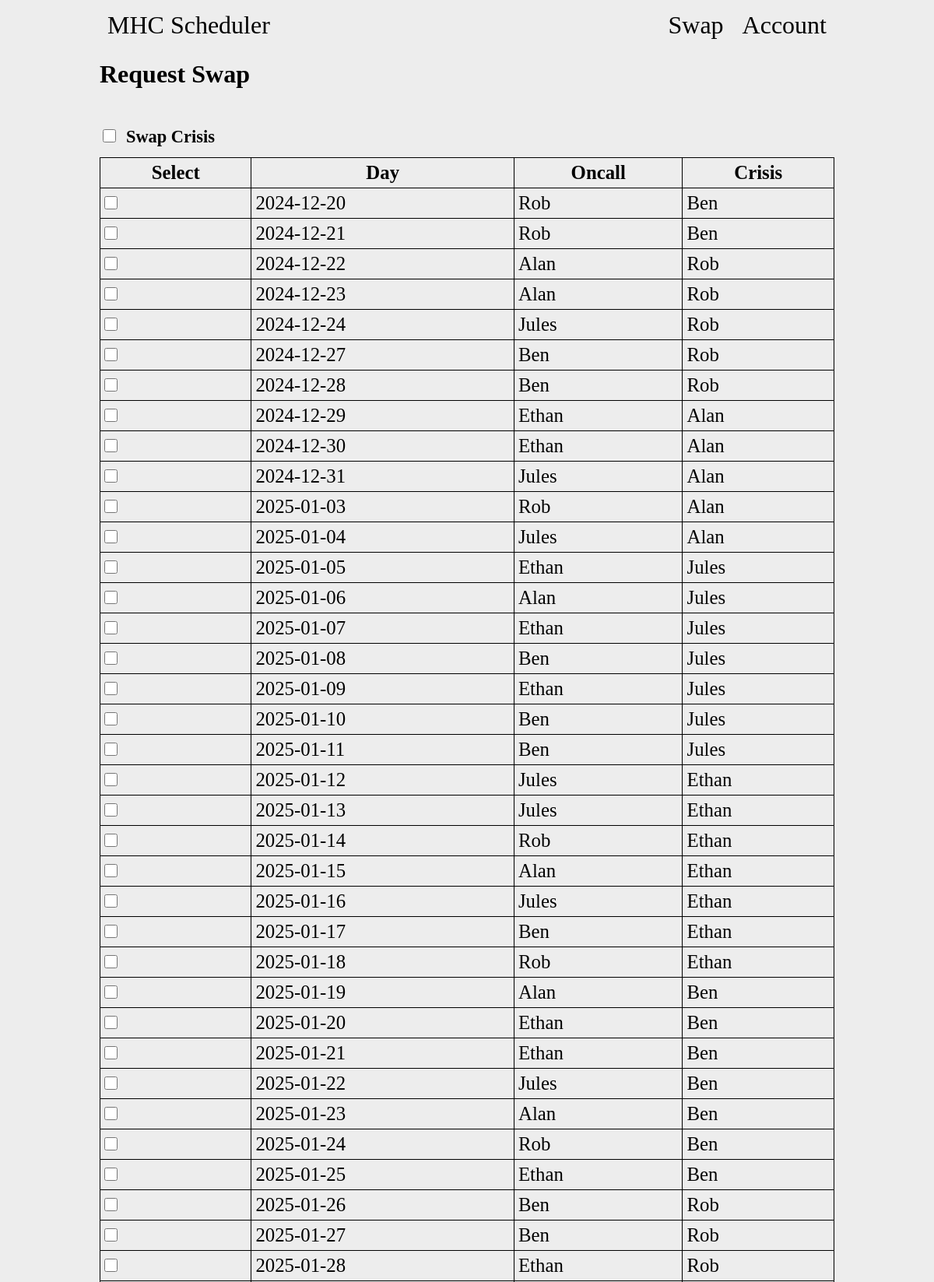
/account?swap=0 (signed in, upper part), run on the app's committed database.
### tables this page shows
CREATE TABLE days (id INTEGER NOT NULL, person_id INTEGER NOT NULL, date VARCHAR(255) NOT NULL, crisis_id INTEGER, completed bool, PRIMARY KEY(id), FOREIGN KEY (person_id) REFERENCES people(id));

CREATE TABLE people (id INTEGER NOT NULL, name varchar(255) NOT NULL, admin bool NOT NULL, diff int NOT NULL, password varchar(255), email varchar(255), number INTEGER, sessions bit(10), weight INTEGER, end_diff int, color varchar(255), active BOOL, activate_date varchar(255), finish_date varchar(255), PRIMARY KEY (id));

### app.py (the view, shortened to what this page needs)
@app.route("/account", methods=['GET', 'POST'])
def account():
    if session.get("admin") != None: # Check if a user is logged in
        adminPerms = session['admin']
        personId = session['user_id']
        if request.method == "POST":
            con = sqlite3.connect("main.db")
            con.row_factory = sqlite3.Row
            cur = con.cursor()
            if request.form.get("swapRequest"): # Request for swap
                if not request.form.get("daySelect"):
                    return "Empty Field"
                selected_days = request.form.getlist('daySelect')
                if len(selected_days) != 2:
                    return "Wrong number of days selected"
                cur.execute("SELECT * FROM days WHERE id = ?", (selected_days[0],))
                dayData = cur.fetchone()
                day1DataList = dict(dayData)
                selfDay = False
                day1Id = 0
                day2Id = 0
                requested_id = 0
                if request.form.get("crisis"):
                    if day1DataList['crisis_id'] == personId:
                        selfDay = True
                        day1Id = selected_days[0]
                else:
                    if day1DataList['person_id'] == personId:
                        selfDay = True
                        day1Id = selected_days[0]
                cur.execute("SELECT * FROM days WHERE id = ?", (selected_days[1],))
                dayData = cur.fetchone()
                day2DataList = dict(dayData)
                cur.execute("SELECT days.id, days.date, p1.name AS p1Name, p2.name AS p2Name FROM days LEFT JOIN people p1 ON days.person_id = p1.id JOIN people p2 ON days.crisis_id = p2.id LIMIT 50;")
                rows = cur.fetchall()
                daysData = [dict(row) for row in rows]
                if request.form.get("crisis"):
                    if day2DataList['crisis_id'] == personId:
                        if selfDay:
                            con.close()
                            if adminPerms == 1:
                                return render_template("swap.html", days=daysData, controlText="Admin", controlLink="./account", warn="Cannot select two days of your own")
                            else:
                                return render_template("swap.html", days=daysData, controlText="Swap", controlLink="./account", warn="Cannot select two days of your own")
                        else:
                            day1Id = selected_days[1]
                            day2Id = selected_days[0]
                            requested_id = day1DataList['person_id']
                    else:
                        if selfDay:
                            day2Id = selected_days[1]
                            requested_id = day2DataList['person_id']
                        else:
                            con.close()
                            if adminPerms == 1:
                                return render_template("swap.html", days=daysData, controlText="Admin", controlLink="./account", warn="One of the days must be your own")
                            else:
                                return render_template("swap.html", days=daysData, controlText="Swap", controlLink="./account", warn="One of the days must be your own")
                else:
                    if day2DataList['person_id'] == personId:
                        if selfDay:
                            con.close()
                            if adminPerms == 1:
                                return render_template("swap.html", days=daysData, controlText="Admin", controlLink="./account", warn="Cannot select two days of your own")
                            else:
                                return render_template("swap.html", days=daysData, controlText="Swap", controlLink="./account", warn="Cannot select two days of your own")
                        else:
                            day1Id = selected_days[1]
                            day2Id = selected_days[0]
                            requested_id = day1DataList['person_id']
                    else:
                        if selfDay:
                            day2Id = selected_days[1]
                            requested_id = day2DataList['person_id']
                        else:
                            con.close()
                            if adminPerms == 1:
                                return render_template("swap.html", days=daysData, controlText="Admin", controlLink="./account", warn="One of the days must be your own")
                            else:
                                return render_template("swap.html", days=daysData, controlText="Swap", controlLink="./account", warn="One of the days must be your own")
                if request.form.get("crisis"):
                    cur.execute("INSERT INTO requests (day1, day2, crisis, requested_id, requested_by) VALUES (?,?,1,?,?)", (day1Id, day2Id, requested_id, personId))
                else:
                    cur.execute("INSERT INTO requests (day1, day2, crisis, requested_id, requested_by) VALUES (?,?,0,?,?)", (day1Id, day2Id, requested_id, personId))
                con.commit()
                con.close()
                return redirect("./account")
            elif request.form.get("approveSwap"): # Approve a swap
                if not request.form.get("id"):
                    return "Something went wrong"
                requestId = request.form.get("id")
                cur.execute("SELECT crisis FROM requests WHERE id = ?", (requestId))
                crisisResult = cur.fetchone()
                crisis = list(crisisResult)[0]
                if adminPerms == 1:
                    if crisis == 1:
                        cur.execute("SELECT crisis_id from days WHERE id = (SELECT day1 FROM requests WHERE id = ?)", (requestId,))
                        day1 = cur.fetchone()
                        day1Person = list(day1)
                        cur.execute("UPDATE days SET crisis_id = (SELECT crisis_id from days WHERE id = (SELECT day2 FROM requests WHERE id = ?)) WHERE id = (SELECT day1 FROM requests WHERE id = ?)", (requestId,requestId))
                        cur.execute("UPDATE days SET crisis_id = ? WHERE id = (SELECT day2 FROM requests WHERE id = ?)", (day1Person[0],requestId))
                        cur.execute("UPDATE requests SET approved = 1, approved_by = ?, timestamp = datetime() WHERE id = ?", (personId, requestId))
                        con.commit()
                        cur.close()
                    else:
                        cur.execute("SELECT person_id from days WHERE id = (SELECT day1 FROM requests WHERE id = ?)", (requestId,))
                        day1 = cur.fetchone()
                        day1Person = list(day1)
                        cur.execute("UPDATE days SET person_id = (SELECT person_id from days WHERE id = (SELECT day2 FROM requests WHERE id = ?)) WHERE id = (SELECT day1 FROM requests WHERE id = ?)", (requestId,requestId))
                        cur.execute("UPDATE days SET person_id = ? WHERE id = (SELECT day2 FROM requests WHERE id = ?)", (day1Person[0],requestId))
                        cur.execute("UPDATE requests SET approved = 1, approved_by = ?, timestamp = datetime() WHERE id = ?", (personId, requestId))
                        con.commit()
                        cur.close()
                    return redirect("./account?pending=1")
                else:
                    cur.execute("SELECT id FROM people WHERE id IN (SELECT person_id FROM days WHERE id IN (SELECT day2 FROM requests WHERE id = ?))", (requestId,))
                    row = cur.fetchone()
                    if row:
                        rowData = list(row)
                        if rowData[0] == personId:
                            if crisis == 1:
                                cur.execute("SELECT crisis_id from days WHERE id = (SELECT day1 FROM requests WHERE id = ?)", (requestId,))
                                day1 = cur.fetchone()
                                day1Person = list(day1)
                                cur.execute("UPDATE days SET crisis_id = (SELECT crisis_id from days WHERE id = (SELECT day2 FROM requests WHERE id = ?)) WHERE id = (SELECT day1 FROM requests WHERE id = ?)", (requestId,requestId))
                                cur.execute("UPDATE days SET crisis_id = ? WHERE id = (SELECT day2 FROM requests WHERE id = ?)", (day1Person[0],requestId))
                                cur.execute("UPDATE requests SET approved = 1, approved_by = ?, timestamp = datetime() WHERE id = ?", (personId, requestId))
                                con.commit()
                                cur.close()
                            else:
                                cur.execute("SELECT person_id from days WHERE id = (SELECT day1 FROM requests WHERE id = ?)", (requestId,))
                                day1 = cur.fetchone()
                                day1Person = list(day1)
                                cur.execute("UPDATE days SET person_id = (SELECT person_id from days WHERE id = (SELECT day2 FROM requests WHERE id = ?)) WHERE id = (SELECT day1 FROM requests WHERE id = ?)", (requestId,requestId))
                                cur.execute("UPDATE days SET person_id = ? WHERE id = (SELECT day2 FROM requests WHERE id = ?)", (day1Person[0],requestId))
                                cur.execute("UPDATE requests SET approved = 1, approved_by = ?, timestamp = datetime() WHERE id = ?;", (personId, requestId))
                                con.commit()
                                cur.close()
                            return redirect("./account")
                        else:
                            attackDetails = "Thie could be someone trying a foreign post request attack or client code manipulation. They have tried to approve a swap request where they do not have valid permissions to do so. User ID: " + personId + ", Request ID: " + requestId
                            cur.execute("INSERT INTO suspicious (person_id, timestamp, type, details) VALUES (?, datetime(), 3, ?)", (personId, attackDetails))
                            con.commit()
                            cur.close()
                            return "Something went wrong, Error: Could not confirm user permission. <a href='../'>Home</a>"
                    else:
                        attackDetails = "Thie could be someone trying a foreign post request attack or client code manipulation. They have tried to approve a swap request that does not exist. User ID: " + personId + ", Request ID: " + requestId
                        cur.execute("INSERT INTO suspicious (person_id, timestamp, type, details) VALUES (?, datetime(), 3, ?)", (personId, attackDetails))
                        con.commit()
                        cur.close()
                        return "Something went wrong, Error: Could not retrieve a person id from database"
            elif request.form.get("denySwap"): # Deny a swap
                if not request.form.get("id"):
                    return "Something went wrong" # Redirect
                requestId = request.form.get("id")
                if adminPerms == 1:
                    cur.execute("UPDATE requests SET approved = 2, approved_by = ?, timestamp = datetime() WHERE id = ?", (personId, requestId))
                    con.commit()
                    cur.close()
                    return redirect("./account?pending=1")
                else:
                    cur.execute("SELECT id FROM people WHERE id IN (SELECT person_id FROM days WHERE id IN (SELECT day2 FROM requests WHERE id = ?))", (requestId,))
                    row = cur.fetchone()
                    if row:
                        rowData = list(row)
                        if rowData[0] == personId:
                            cur.execute("UPDATE requests SET approved = 2, approved_by = ?, timestamp = datetime() WHERE id = ?", (personId, requestId))
                            con.commit()
                            cur.close()
                            return redirect("./account")
                        else:
                            attackDetails = "Thie could be someone trying a foreign post request attack or client code manipulation. They have tried to deny a request where they do not have valid permissions to do so. User ID: " + personId + ", Request ID: " + requestId
                            cur.execute("INSERT INTO suspicious (person_id, timestamp, type, details) VALUES (?, datetime(), 3, ?)", (personId, attackDetails))
                            con.commit()
                            cur.close()
                            return "Something went wrong, Error: Could not confirm user permission. <a href='../'>Home</a>"
                    else:
                        cur.close()
                        attackDetails = "Thie could be someone trying a foreign post request attack or client code manipulation. They have tried to deny a request that does not exist. User ID: " + personId + ", Request ID: " + requestId
                        cur.execute("INSERT INTO suspicious (person_id, timestamp, type, details) VALUES (?, datetime(), 3, ?)", (personId, attackDetails))
                        con.commit()
                        return "Something went wrong, Error: Could not retrieve a person id from database"
            elif request.form.get("updateWeeks") and adminPerms == 1:
                weeks = int(request.form.get("weeks"))
                data = {"weeks": weeks}
                json_object = json.dumps(data, indent=4)
                with open(SETTINGS_FILE, 'w') as file:
                    file.write(json_object)
                return redirect("./account")
            return "Something went wrong, unknown post request"
        else:
            con = sqlite3.connect("main.db")
            con.row_factory = sqlite3.Row
            cur = con.cursor()
            if request.args.get("swap"): # Display page for person requesting to make a new swap
                cur.execute("SELECT days.id, days.date, p1.name AS p1Name, p2.name AS p2Name FROM days JOIN people p1 ON days.person_id = p1.id JOIN people p2 ON days.crisis_id = p2.id LIMIT 50;")
                rows = cur.fetchall()
                daysData = [dict(row) for row in rows]
                con.close()
                if adminPerms == 1:
                    return render_template("swap.html", days=daysData, controlText="Admin", controlLink="./account")
                else:
                    return render_template("swap.html", days=daysData, controlText="Swap", controlLink="./account")
    else:
        return redirect("/")

### templates/swap.html (shortened to what this page needs)
{% extends "base.html" %}
{% block body %}
<nav>
    <a href="./">MHC Scheduler</a>
    <div>
        {% if controlText is defined %}
        <a href="{{ controlLink }}">{{ controlText }}</a>
        {% endif %}
        <a href="signin">Account</a>
    </div>
</nav>
<main>
    <div class="userSubnav">
        <h1>Request Swap</h1>
    </div>
    <form action="#" method="post">
        <input type="checkbox" name="crisis" id="crisis"><label for="crisis">Swap Crisis</label><br>
        <table>
            <tr>
                <th>Select</th>
                <th>Day</th>
                <th>Oncall</th>
                <th>Crisis</th>
            </tr>
            {% for day in days %}
            <tr>
                <td><input type="checkbox" name="daySelect" value="{{ day['id'] }}"></td>
                <td>{{ day['date'] }}</td>
                <td>{{ day['p1Name'] }}</td>
                <td>{{ day['p2Name'] }}</td>
            </tr>
            {% endfor %}
        </table>
    </form>
</main>
{% endblock %}

### data on the page
days: date "2024-12-20", p1Name "Rob", p2Name "Ben"
days: date "2024-12-21", p1Name "Rob", p2Name "Ben"
days: date "2024-12-22", p1Name "Alan", p2Name "Rob"
days: date "2024-12-23", p1Name "Alan", p2Name "Rob"
days: date "2024-12-24", p1Name "Jules", p2Name "Rob"
days: date "2024-12-27", p1Name "Ben", p2Name "Rob"
days: date "2024-12-28", p1Name "Ben", p2Name "Rob"
days: date "2024-12-29", p1Name "Ethan", p2Name "Alan"
days: date "2024-12-30", p1Name "Ethan", p2Name "Alan"
days: date "2024-12-31", p1Name "Jules", p2Name "Alan"
days: date "2025-01-03", p1Name "Rob", p2Name "Alan"
days: date "2025-01-04", p1Name "Jules", p2Name "Alan"
days: date "2025-01-05", p1Name "Ethan", p2Name "Jules"
days: date "2025-01-06", p1Name "Alan", p2Name "Jules"
days: date "2025-01-07", p1Name "Ethan", p2Name "Jules"
days: date "2025-01-08", p1Name "Ben", p2Name "Jules"
days: date "2025-01-09", p1Name "Ethan", p2Name "Jules"
days: date "2025-01-10", p1Name "Ben", p2Name "Jules"
days: date "2025-01-11", p1Name "Ben", p2Name "Jules"
days: date "2025-01-12", p1Name "Jules", p2Name "Ethan"
days: date "2025-01-13", p1Name "Jules", p2Name "Ethan"
days: date "2025-01-14", p1Name "Rob", p2Name "Ethan"
days: date "2025-01-15", p1Name "Alan", p2Name "Ethan"
days: date "2025-01-16", p1Name "Jules", p2Name "Ethan"
days: date "2025-01-17", p1Name "Ben", p2Name "Ethan"
days: date "2025-01-18", p1Name "Rob", p2Name "Ethan"
days: date "2025-01-19", p1Name "Alan", p2Name "Ben"
days: date "2025-01-20", p1Name "Ethan", p2Name "Ben"
days: date "2025-01-21", p1Name "Ethan", p2Name "Ben"
days: date "2025-01-22", p1Name "Jules", p2Name "Ben"
days: date "2025-01-23", p1Name "Alan", p2Name "Ben"
days: date "2025-01-24", p1Name "Rob", p2Name "Ben"
days: date "2025-01-25", p1Name "Ethan", p2Name "Ben"
days: date "2025-01-26", p1Name "Ben", p2Name "Rob"
days: date "2025-01-27", p1Name "Ben", p2Name "Rob"
days: date "2025-01-28", p1Name "Ethan", p2Name "Rob"

### other printed values
{{ controlText }} "Swap"
